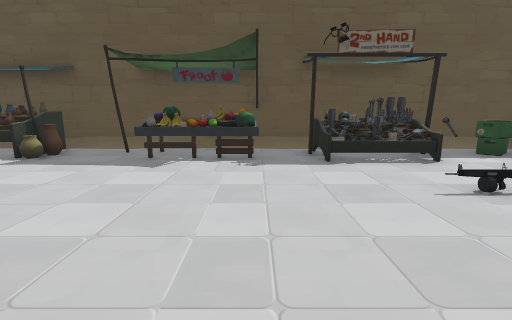
View 1 (above)

12 first-person views from a walk through a scene from a Unity 3-D project. The camera is 1.2 m above the floor, tilts 10° down and sees 85° across. The floor is counted in squares, 1 m on a side. Each view is taken from the middle of a square. On the plan, view 1 faces up. The plan holds only what a view shows up to about 13 squares ahead; the rest is blank. The place goes on beyond the plan. The player character is not drawn.

View 2
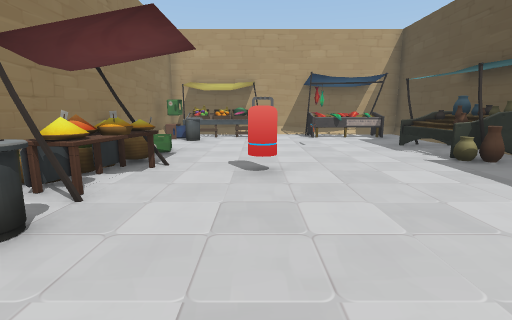

View 3
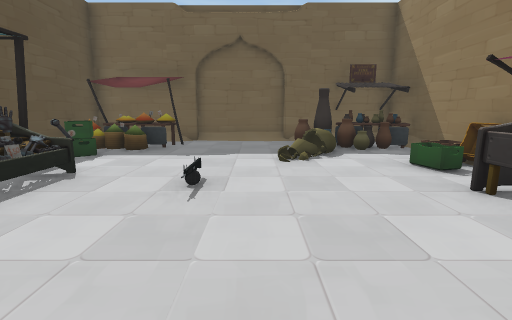

View 4
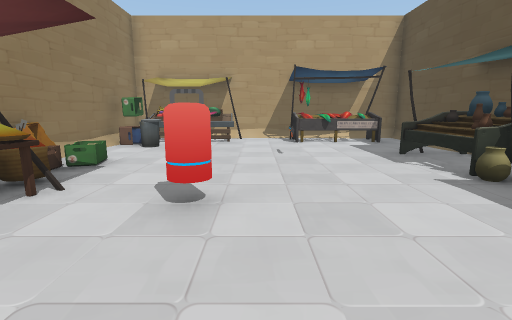

View 5
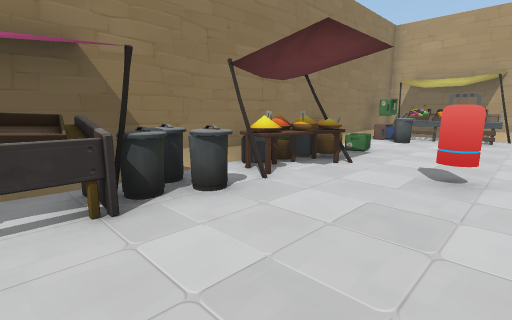

View 6
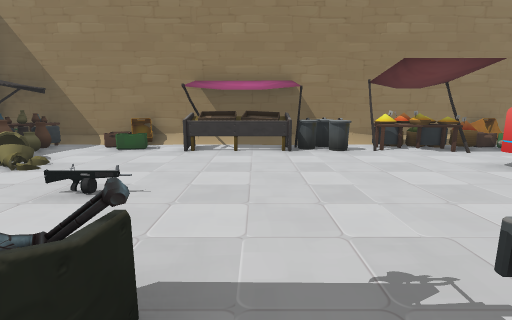

View 7
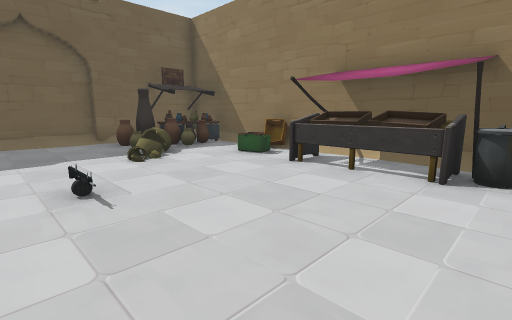

View 8
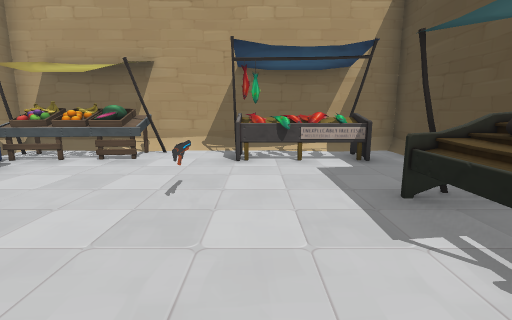

View 9
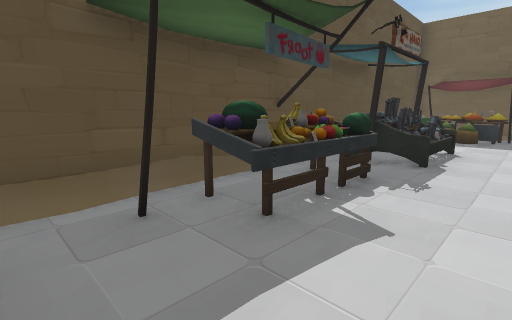

View 10
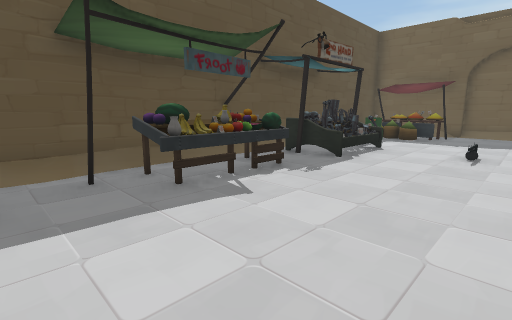

View 11
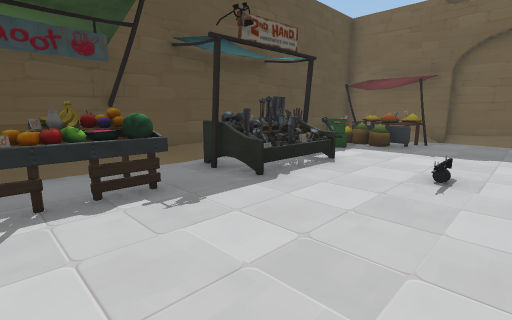

View 12
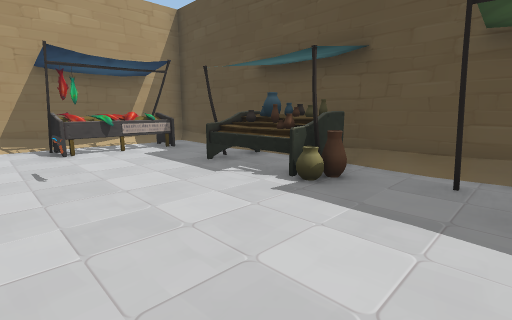

### Floor plan
Points are (right, up) in squares from view 1. A wall is a line through its corners. A room is listed if a view was taken in it or the views show most of it. See-through windows are left out.
Room 1 (views 1, 2, 3, 4, 5, 6, 7, 8, 9, 10, 11, 12)
walls: (-3.5, -2.3) (7.5, -2.3); (-9.4, 9.3) (-13.8, 9.3) (-13.8, -2.3) (-12.4, -2.3); (-10.5, -2.3) (-5.4, -2.3); (10.6, 1.8) (10.6, 5.4); (10.3, 7.4) (10.3, 9.3) (-5.5, 9.3); (10.3, -1.5) (10.3, -0.4)
objects: other object (-13, -1) to (-12, 2); other object (-13, 5) to (-12, 8); other object (-12, -2) to (-11, -1); other object (-10, -1) to (-10, 0); other object (-9, 4); other object (-9, 7) to (-6, 9); other object (-7, -2); other object (-6, -2) to (-3, 0); other object (-5, 2); other object (-4, 7) to (0, 9); other object (-2, -1) to (-2, 0); other object (-1, -2); other object (-1, -1) to (0, -1); other object (1, -2) to (3, -1); other object (2, 7) to (7, 8); other object (5, -2); other object (7, -2) to (10, 1); other object (8, 6) to (9, 9)

Where each view was taken, in squares from view 1:
view 1: 0 up, 0 right, facing up
view 2: 2 up, 1 right, facing left
view 3: 3 up, 1 left, facing right
view 4: 3 up, 1 left, facing left
view 5: 3 up, 1 right, facing down-left
view 6: 8 up, 1 right, facing down
view 7: 5 up, 1 left, facing down-right
view 8: 5 up, 5 left, facing left
view 9: 5 up, 5 left, facing up-right
view 10: 3 up, 5 left, facing up-right
view 11: 3 up, 2 left, facing up-right
view 12: 3 up, 3 left, facing up-left
